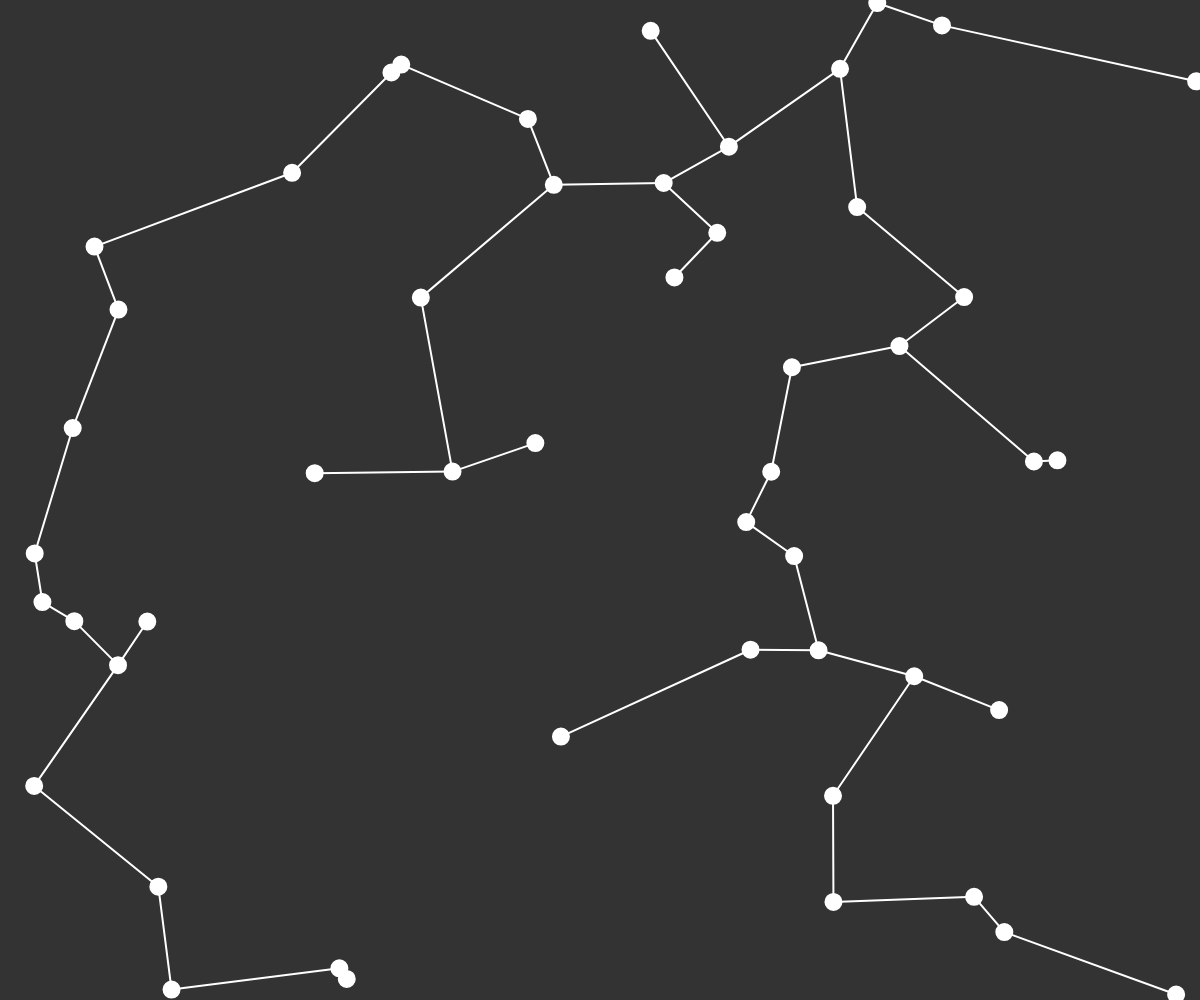
Frame 1 (no input)
Frame 60 (no input): identical to frame 1, image omitted
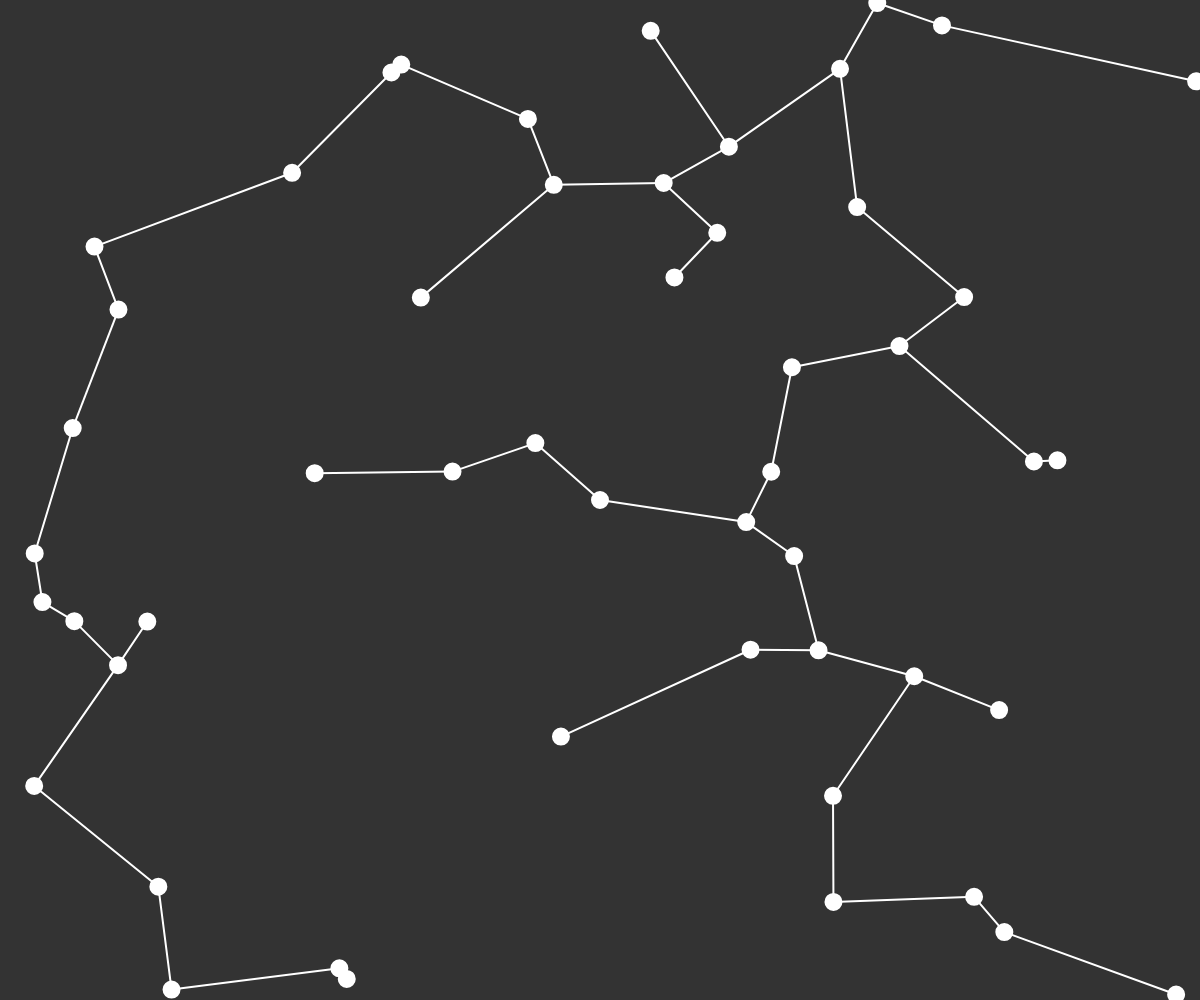
Frame 120 (the mouse pressed at the canvas centre since frame 60)

The p5.js sketch that drew these frames (run headless with seeded random() and noise() and a simulated clock; from frame 60 on, the mouse is pressed at the canvas centre):

// p5.js sketch
// ── sketch.js
var vertices = [];

function setup() {
  createCanvas(windowWidth, windowHeight);
    for(var i = 0 ; i < 50; i++){
        var v = createVector(random(width), random(height));
        vertices.push(v);
    }
  
}

function mousePressed() {
  var v = createVector(mouseX, mouseY);
    vertices.push(v);
}

function draw(){
    background(51);
    
    var reached = [];
    var unreached = [];
    for(var i = 0 ; i < vertices.length ; i++){
        unreached.push(vertices[i]);
    }
    reached.push(unreached[0]);
    unreached.splice(0 , 1);
    
    while(unreached.length > 0){
        var record = 10000;
        var rIndex;
        var uIndex;
        
        for(var i = 0; i < reached.length; i++){
            for(var j = 0; j < unreached.length; j++){
                var v1 = reached[i];
                var v2 = unreached[j];
                var d = dist(v1.x,v1.y,v2.x,v2.y);
                
                if (d < record){
                    record = d;
                    rIndex = i;
                    uIndex = j;
                }
            }
        }
        stroke(255);
        strokeWeight(2);
        line(reached[rIndex].x , reached[rIndex].y , unreached[uIndex].x , unreached[uIndex].y);
        
        reached.push(unreached[uIndex]);
        unreached.splice(uIndex , 1);
        
    }
    
    for(var i =0;  i < vertices.length; i ++){
        fill(255);
        stroke(255);
        ellipse(vertices[i].x, vertices[i].y , 16, 16);
    }
}
